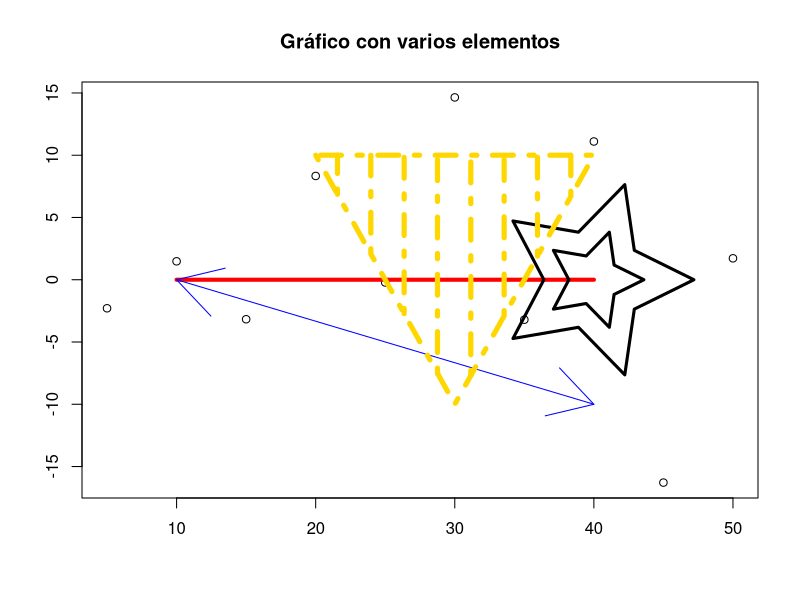

The R script that drew this image:
## ---- chunk 1
x = c(5*(1:10))
plot(x,c(exp(-x)+(-1)^x*x/2*sin(x)^2), xlab = "", ylab = "", main = "Gráfico con varios elementos")
segments(10,0,40,0, col = "red", lwd = 4)
arrows(10,0,40,-10, col = "blue", length = 0.5, code =3)
symbols(40,0,stars = cbind(1,.5,1,.5,1,.5,1,.5,1,.5), add = TRUE, lwd = 3, inches = 0.5)
symbols(40,0,stars = cbind(1,.5,1,.5,1,.5,1,.5,1,.5), add = TRUE, lwd = 3)
polygon(c(20,30,40), c(10, -10, 10),col = "gold", density = 3, angle = 90, lty = 4, lwd = 5)
